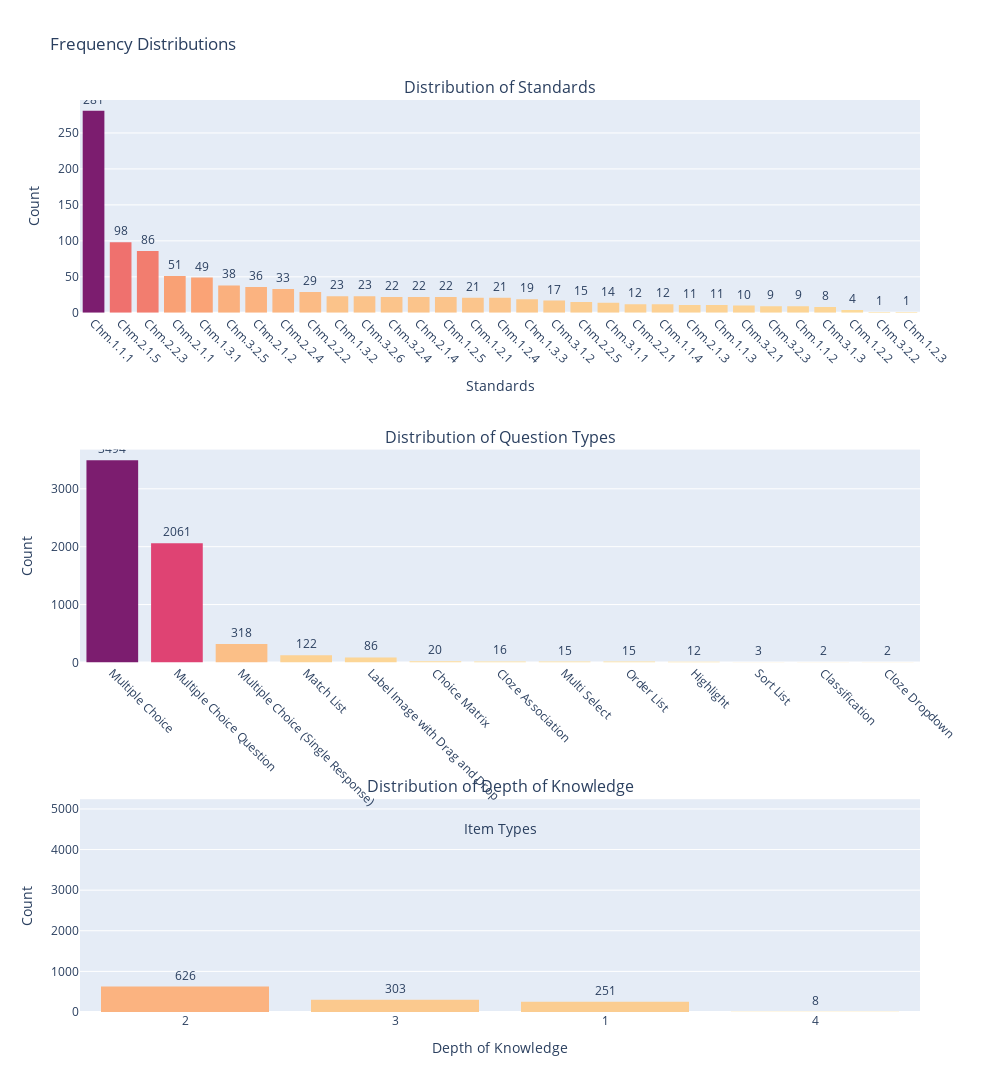

The cell this chart's notebook holds for it:
### Markdown cell above
#### Distribution Visualizations

### Code cell
from src.utils import create_frequency_distributions_plot
fig_distributions = create_frequency_distributions_plot(standard_dist, item_type_dist, dok_dist)
display(fig_distributions)

### Figure 1 — Plotly figure (JSON) as saved in the notebook; plotly's stock layout.template omitted (floating-point values rounded to 4 significant figures)
{"data": [{"customdata": [281, 98, 86, 51, 49, 38, 36, 33, 29, 23, 23, 22, 22, 22, 21, 21, 19, 17, 15, 14, 12, 12, 11, 11, 10, 9, 9, 8, 4, 1, 1], "hoverinfo": "x+y", "hovertemplate": "%{x}<br>Count: %{customdata}<extra></extra>", "marker": {"color": [281, 98, 86, 51, 49, 38, 36, 33, 29, 23, 23, 22, 22, 22, 21, 21, 19, 17, 15, 14, 12, 12, 11, 11, 10, 9, 9, 8, 4, 1, 1], "colorscale": [[0, "rgb(252, 222, 156)"], [0.1667, "rgb(250, 164, 118)"], [0.3333, "rgb(240, 116, 110)"], [0.5, "rgb(227, 79, 111)"], [0.6667, "rgb(220, 57, 119)"], [0.8333, "rgb(185, 37, 122)"], [1, "rgb(124, 29, 111)"]], "line": {"width": 0}}, "name": "Chem Standards", "text": [281, 98, 86, 51, 49, 38, 36, 33, 29, 23, 23, 22, 22, 22, 21, 21, 19, 17, 15, 14, 12, 12, 11, 11, 10, 9, 9, 8, 4, 1, 1], "textposition": "outside", "type": "bar", "x": ["Chm.1.1.1", "Chm.2.1.5", "Chm.2.2.3", "Chm.2.1.1", "Chm.1.3.1", "Chm.3.2.5", "Chm.2.1.2", "Chm.2.2.4", "Chm.2.2.2", "Chm.1.3.2", "Chm.3.2.6", "Chm.3.2.4", "Chm.2.1.4", "Chm.1.2.5", "Chm.1.2.1", "Chm.1.2.4", "Chm.1.3.3", "Chm.3.1.2", "Chm.2.2.5", "Chm.3.1.1", "Chm.2.2.1", "Chm.1.1.4", "Chm.2.1.3", "Chm.1.1.3", "Chm.3.2.1", "Chm.3.2.3", "Chm.1.1.2", "Chm.3.1.3", "Chm.1.2.2", "Chm.3.2.2", "Chm.1.2.3"], "xaxis": "x", "y": [281, 98, 86, 51, 49, 38, 36, 33, 29, 23, 23, 22, 22, 22, 21, 21, 19, 17, 15, 14, 12, 12, 11, 11, 10, 9, 9, 8, 4, 1, 1], "yaxis": "y"}, {"customdata": [3494, 2061, 318, 122, 86, 20, 16, 15, 15, 12, 3, 2, 2], "hoverinfo": "x+y", "hovertemplate": "%{x}<br>Count: %{customdata}<extra></extra>", "marker": {"color": [3494, 2061, 318, 122, 86, 20, 16, 15, 15, 12, 3, 2, 2], "colorscale": [[0, "rgb(252, 222, 156)"], [0.1667, "rgb(250, 164, 118)"], [0.3333, "rgb(240, 116, 110)"], [0.5, "rgb(227, 79, 111)"], [0.6667, "rgb(220, 57, 119)"], [0.8333, "rgb(185, 37, 122)"], [1, "rgb(124, 29, 111)"]], "line": {"width": 0}}, "name": "Item Types", "text": [3494, 2061, 318, 122, 86, 20, 16, 15, 15, 12, 3, 2, 2], "textposition": "outside", "type": "bar", "x": ["Multiple Choice", "Multiple Choice Question", "Multiple Choice (Single Response)", "Match List", "Label Image with Drag and Drop", "Choice Matrix", "Cloze Association", "Multi Select", "Order List", "Highlight", "Sort List", "Classification", "Cloze Dropdown"], "xaxis": "x2", "y": [3494, 2061, 318, 122, 86, 20, 16, 15, 15, 12, 3, 2, 2], "yaxis": "y2"}, {"customdata": [4978, 626, 303, 251, 8], "hoverinfo": "x+y", "hovertemplate": "%{x}<br>Count: %{customdata}<extra></extra>", "marker": {"color": [4978, 626, 303, 251, 8], "colorscale": [[0, "rgb(252, 222, 156)"], [0.1667, "rgb(250, 164, 118)"], [0.3333, "rgb(240, 116, 110)"], [0.5, "rgb(227, 79, 111)"], [0.6667, "rgb(220, 57, 119)"], [0.8333, "rgb(185, 37, 122)"], [1, "rgb(124, 29, 111)"]], "line": {"width": 0}}, "name": "Depth of Knowledge", "text": [4978, 626, 303, 251, 8], "textposition": "outside", "type": "bar", "x": [null, "2", "3", "1", "4"], "xaxis": "x3", "y": [4978, 626, 303, 251, 8], "yaxis": "y3"}], "layout": {"annotations": [{"font": {"size": 16}, "showarrow": false, "text": "Distribution of Standards", "x": 0.5, "xanchor": "center", "xref": "paper", "y": 1.0, "yanchor": "bottom", "yref": "paper"}, {"font": {"size": 16}, "showarrow": false, "text": "Distribution of Question Types", "x": 0.5, "xanchor": "center", "xref": "paper", "y": 0.6167, "yanchor": "bottom", "yref": "paper"}, {"font": {"size": 16}, "showarrow": false, "text": "Distribution of Depth of Knowledge", "x": 0.5, "xanchor": "center", "xref": "paper", "y": 0.2333, "yanchor": "bottom", "yref": "paper"}], "height": 1800, "showlegend": false, "title": {"text": "Frequency Distributions"}, "width": 1000, "xaxis": {"anchor": "y", "domain": [0, 1], "tickangle": 45, "title": {"text": "Standards"}}, "xaxis2": {"anchor": "y2", "domain": [0, 1], "tickangle": 45, "title": {"text": "Item Types"}}, "xaxis3": {"anchor": "y3", "domain": [0, 1], "title": {"text": "Depth of Knowledge"}}, "yaxis": {"anchor": "x", "domain": [0.7667, 1.0], "rangemode": "tozero", "title": {"text": "Count"}}, "yaxis2": {"anchor": "x2", "domain": [0.3833, 0.6167], "rangemode": "tozero", "title": {"text": "Count"}}, "yaxis3": {"anchor": "x3", "domain": [0, 0.2333], "rangemode": "tozero", "title": {"text": "Count"}}}}
